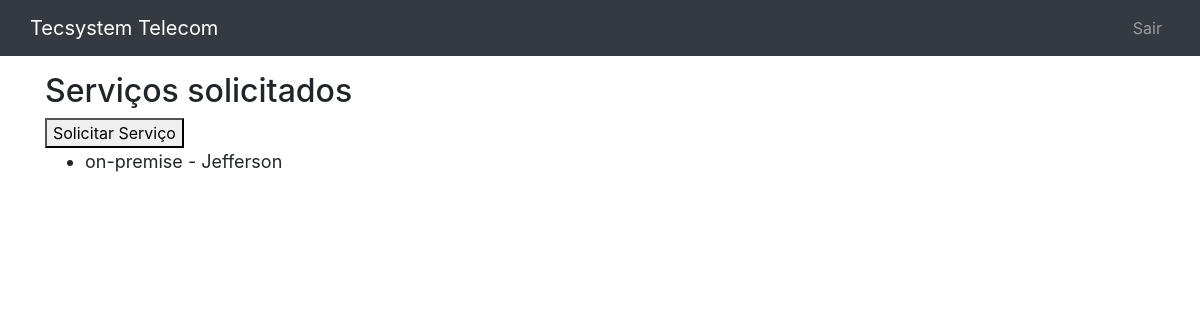
Page /accounts/profile/ (signed in) on the earlier database version.
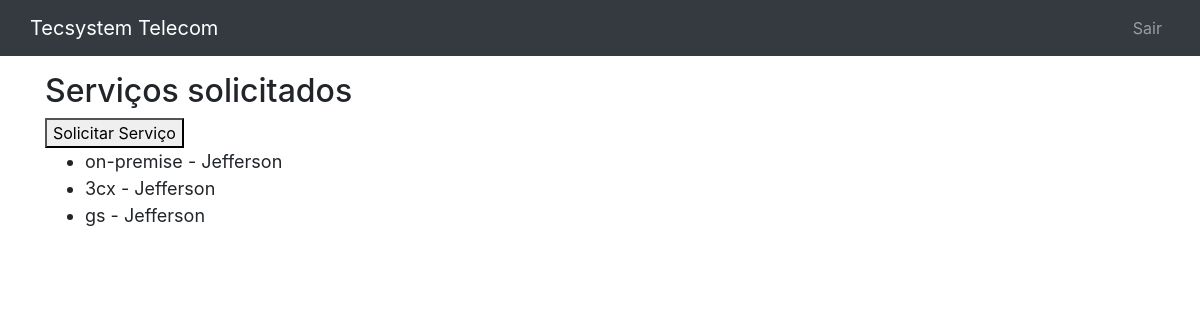
Same page on the later database version.
### core/models.py (models this page shows, shortened)
class Servico(models.Model):
    nome_completo = models.CharField(max_length=50, null=True)
    empresa = models.CharField(max_length=200)
    telefone = models.CharField(max_length=15)
    email = models.CharField(max_length=100)
    prioridade = models.CharField(max_length=50)
    servico = models.CharField(max_length=50)
    descricao = models.TextField(blank=True, null=True)
    data_criacao= models.DateTimeField(auto_now=True, verbose_name='Solicitado')
    usuario = models.ForeignKey(User, on_delete=models.CASCADE)
    class Meta:
        db_table = 'servico'

### core/views.py (the view)
# urls.py: path('accounts/profile/', views.lista_servicos),
@login_required(login_url='/login/')
def lista_servicos(request):
    usuario = request.user
    servicos = Servico.objects.filter(usuario=usuario)
    dados = {'servicos':servicos}
    return render(request, 'servicos.html', dados)

### templates/servicos.html
{% extends "base.html" %}
{% block content %}
    <h2>Serviços solicitados</h2>
    <a href="solicitacao/">
        <button type="button">Solicitar Serviço</button>
    </a>
    <ul style="font-size: 18px">
        {% for servico in servicos %}
            <li>{{ servico.servico }} - {{ servico.nome_completo }}</li>
        {% endfor %}
    </ul>
{% endblock %}

Differences in the rows shown:
added Servico: servico "3cx", nome_completo "Jefferson"
added Servico: servico "gs", nome_completo "Jefferson"
